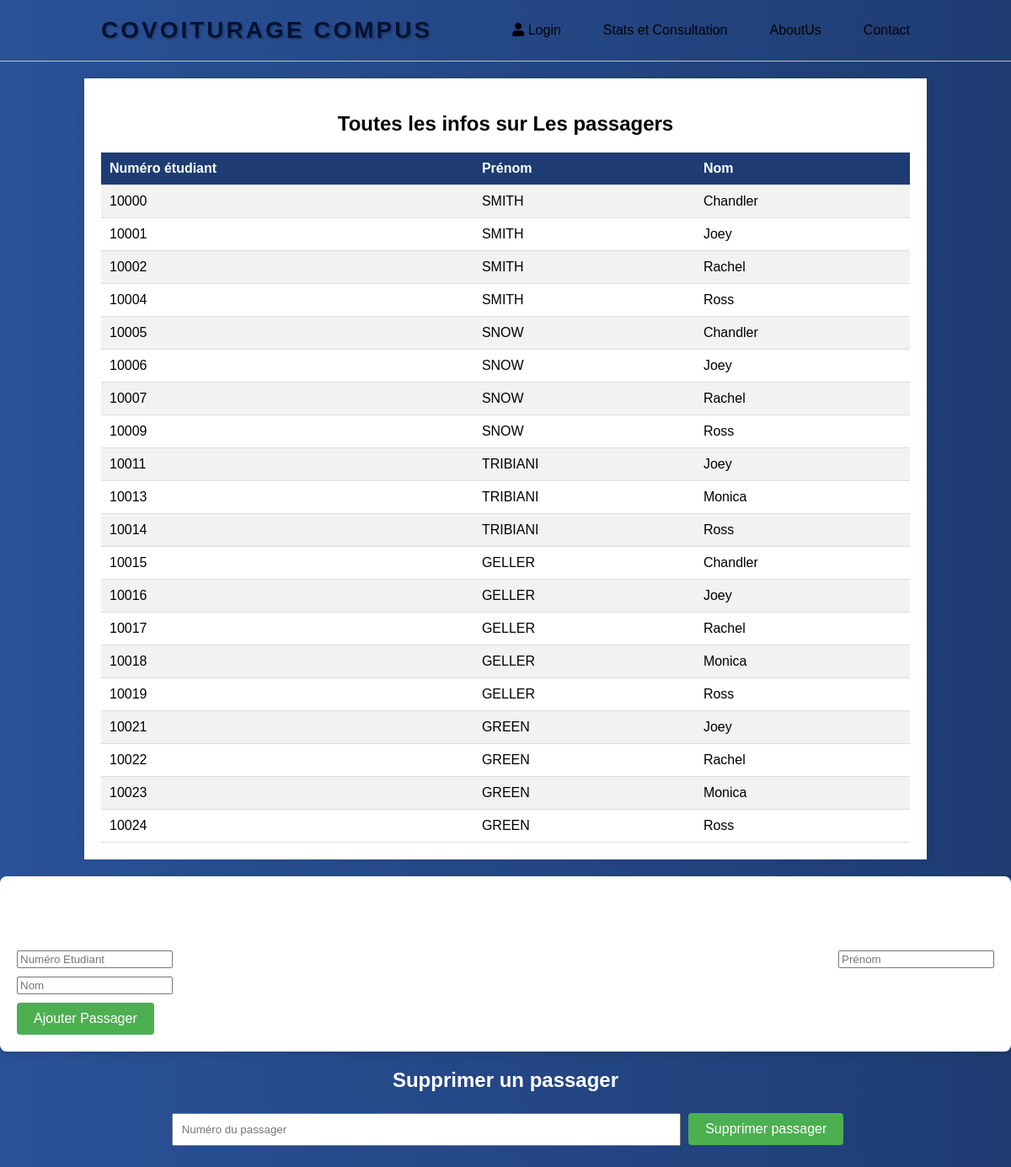
Screenshot of /php/passager.php with the database file from the repository.
### tables this page shows
CREATE TABLE IF NOT EXISTS ETUDIANT(
    NUM_ETUDIANT INT NOT NULL,
    PRENOM VARCHAR(100) NOT NULL,
    NOM VARCHAR(100) NOT NULL,
    PRIMARY KEY (NUM_ETUDIANT)
);

### php/passager.php (the view, shortened to what this page needs)
<!DOCTYPE html>
<html lang="en">
<head>
</head>
<body>
    <?php include('header.php'); ?>
    <?php include('../connect.php'); ?>
    <div id="container">
        <h2>Toutes les infos sur Les passagers </h2>
        <div id="tableContainer">
        <?php
            $query = "SELECT * FROM ETUDIANT
            WHERE NUM_ETUDIANT IN (SELECT NUM_ETUDIANT FROM ETUDIANT
                                    INTERSECT
                                    SELECT NUM_PASSAGER FROM PASSAGER);";
            if ($result = $conn->query($query)) {
                echo '<table>';
            echo '<tr><th>Numéro étudiant</th><th>Prénom</th><th>Nom</th></tr>';
            while ($row = $result->fetch_assoc()) {
                echo '<tr>';
                echo '<td>' . $row["NUM_ETUDIANT"] . '</td>';
                echo '<td>' . $row["PRENOM"] . '</td>';
                echo '<td>' . $row["NOM"] . '</td>';
                echo '</tr>';
            }
            echo '</table>';
            } else {
                echo '<div id="result"><h3>Erreur :</h3>';
                echo '<p>' . $conn->error . '</p>';
                echo '</div>';
            }
            ?>
        </div>
    </div>
    <div id="addPassagerForm" class="form-container">
    <h2>Ajouter un nouveau passager</h2>
    <form action="insert_passager.php" method="post" class="form-passager">
        <div class="form-group">
            <input type="text" name="num_etudiant" placeholder="Numéro Etudiant" required>
            <input type="text" name="PRENOM" placeholder="Prénom" required>
        </div>
        <div class="form-group">
            <input type="text" name="NOM" placeholder="Nom" required>
        </div>
        <button type="submit" class="submit-button">Ajouter Passager</button>
    </form>
</div>
<div class="form-section">
<h2>Supprimer un passager</h2>
<form action="delete_passager.php" method="post">
    <input type="number" name="num_etudiant" placeholder="Numéro du passager" required>
    <button type="submit">Supprimer passager</button>
</form>
        </div>
</body>
</html>

### php/header.php (shortened to what this page needs)
<!DOCTYPE html>
<html>
<head>
    <link rel="stylesheet" href="https://cdnjs.cloudflare.com/ajax/libs/font-awesome/5.15.4/css/all.min.css">
</head>
<body>
    <header>
        <nav class="main-nav">
            <div class="logo">
                <a href="http://localhost/free-sgbd203/index.php">COVOITURAGE COMPUS</a>
            </div>
            <ul class="menu">
                <li><a href="http://localhost/free-sgbd203/php/login.php"><i class="fas fa-user"></i> Login </a></li>
                <li><a href="http://localhost/free-sgbd203/php/statistiques.php">Stats et Consultation</a></li>
                <li><a href="http://localhost/free-sgbd203/php/AboutUs.php"> AboutUs</a></li>
                <li><a href="http://localhost/free-sgbd203/php/contact.php">Contact</a></li>
            </ul>
        </nav>
    </header>
</body>
</html>

### php/passager.php (style rules this page uses)
body { font-family: 'Segoe UI', Tahoma, Geneva, Verdana, sans-serif; padding-top: 60px; background: linear-gradient(to right, #2a5298, #1e3c72); color: white; margin: 0; }
#container { width: 80%; margin: 20px auto; background: white; padding: 20px; box-shadow: 0 0 10px rgba(0, 0, 0, 0.1); color: black; }
table { width: 100%; border-collapse: collapse; margin-top: 20px; }
th, td { padding: 10px; text-align: left; border-bottom: 1px solid #ddd; }
th { background-color: #1e3c72; color: white; }
tr:nth-child(even) { background-color: #f2f2f2; }
button { background-color: #4CAF50; color: white; padding: 10px 20px; border: none; border-radius: 4px; cursor: pointer; font-size: 16px; }
h2 { text-align: center; }
.form-section { margin-bottom: 20px; text-align: left; text-align: center; }
.form-section input { width: calc(50% - 20px); padding: 10px; margin: 5px; }
.form-container { background-color: #fff; padding: 20px; border-radius: 8px; box-shadow: 0 4px 8px rgba(0,0,0,0.1); margin-bottom: 20px; }
.form-passager .form-group { display: flex; flex-wrap: wrap; justify-content: space-between; margin-bottom: 10px; }

### php/header.php (style rules this page uses)
body { font-family: 'DyeLine', sans-serif; margin: 0; padding: 0; }
header { position: relative; top: 0; left: 0; right: 0; z-index: 10; background-color: transparent; padding: 20px 0; overflow: hidden; border-bottom: 1.7px solid #b5c2b7; }
.main-nav { display: flex; align-items: center; justify-content: space-between; margin: 0 auto; width: 80%; position: relative; }
.logo { font-size: 28px; font-weight: bold; text-transform: uppercase; font-family: 'Arial', sans-serif; letter-spacing: 3px; text-shadow: 2px 2px 2px rgba(0,0,0,0.2); display: flex; align-items: center; white-space: nowrap; }
.logo a { text-decoration: none; color: #001233; }
.menu { list-style-type: none; margin: 0; padding: 0; display: flex; align-items: center; justify-content: center; }
.menu li { margin-left: 50px; }
.menu li a { text-decoration: none; color: black; }

### rows the page displays
etudiant: NUM_ETUDIANT "10000", PRENOM "SMITH", NOM "Chandler"
etudiant: NUM_ETUDIANT "10001", PRENOM "SMITH", NOM "Joey"
etudiant: NUM_ETUDIANT "10002", PRENOM "SMITH", NOM "Rachel"
etudiant: NUM_ETUDIANT "10004", PRENOM "SMITH", NOM "Ross"
etudiant: NUM_ETUDIANT "10005", PRENOM "SNOW", NOM "Chandler"
etudiant: NUM_ETUDIANT "10006", PRENOM "SNOW", NOM "Joey"
etudiant: NUM_ETUDIANT "10007", PRENOM "SNOW", NOM "Rachel"
etudiant: NUM_ETUDIANT "10009", PRENOM "SNOW", NOM "Ross"
etudiant: NUM_ETUDIANT "10011", PRENOM "TRIBIANI", NOM "Joey"
etudiant: NUM_ETUDIANT "10013", PRENOM "TRIBIANI", NOM "Monica"
etudiant: NUM_ETUDIANT "10014", PRENOM "TRIBIANI", NOM "Ross"
etudiant: NUM_ETUDIANT "10015", PRENOM "GELLER", NOM "Chandler"
etudiant: NUM_ETUDIANT "10016", PRENOM "GELLER", NOM "Joey"
etudiant: NUM_ETUDIANT "10017", PRENOM "GELLER", NOM "Rachel"
etudiant: NUM_ETUDIANT "10018", PRENOM "GELLER", NOM "Monica"
etudiant: NUM_ETUDIANT "10019", PRENOM "GELLER", NOM "Ross"
etudiant: NUM_ETUDIANT "10021", PRENOM "GREEN", NOM "Joey"
etudiant: NUM_ETUDIANT "10022", PRENOM "GREEN", NOM "Rachel"
etudiant: NUM_ETUDIANT "10023", PRENOM "GREEN", NOM "Monica"
etudiant: NUM_ETUDIANT "10024", PRENOM "GREEN", NOM "Ross"
